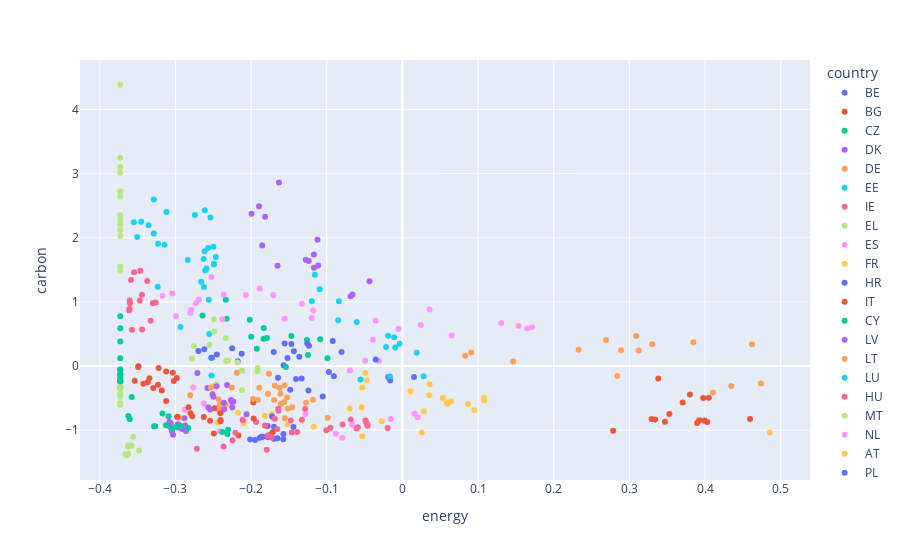

Source (notebook cell):
### Code cell
fig = px.scatter(df_merged_s, x="energy", y="carbon", color="country")
fig.show()

### Figure 1 — Plotly figure (JSON) as saved in the notebook; plotly's stock layout.template omitted (floating-point values rounded to 4 significant figures)
{"data": [{"hovertemplate": "country=BE<br>energy=%{x}<br>carbon=%{y}<extra></extra>", "legendgroup": "BE", "marker": {"color": "#636efa", "symbol": "circle"}, "mode": "markers", "name": "BE", "orientation": "v", "showlegend": true, "type": "scatter", "x": [-0.09208, -0.2177, -0.1701, -0.1571, -0.09715, -0.09068, -0.01622, 0.01527, -0.1332, -0.1407, -0.01876, -0.1645, -0.1483, -0.1242, -0.1053], "xaxis": "x", "y": [0.3893, 0.07391, 0.218, 0.01055, -0.0955, -0.1625, -0.2284, -0.1739, -0.196, -0.2024, -0.1729, -0.1842, -0.3712, -0.3852, -0.4765], "yaxis": "y"}, {"hovertemplate": "country=BG<br>energy=%{x}<br>carbon=%{y}<extra></extra>", "legendgroup": "BG", "marker": {"color": "#EF553B", "symbol": "circle"}, "mode": "markers", "name": "BG", "orientation": "v", "showlegend": true, "type": "scatter", "x": [-0.3223, -0.3294, -0.3539, -0.3493, -0.3345, -0.3181, -0.3023, -0.3034, -0.2982, -0.3123, -0.3366, -0.3232, -0.3123, -0.3426, -0.3489], "xaxis": "x", "y": [-0.03113, -0.3455, -0.232, -0.01661, -0.1935, -0.3838, -0.2354, -0.1064, -0.189, -0.08821, -0.253, -0.2951, -0.5464, -0.2788, -0.004824], "yaxis": "y"}, {"hovertemplate": "country=CZ<br>energy=%{x}<br>carbon=%{y}<extra></extra>", "legendgroup": "CZ", "marker": {"color": "#00cc96", "symbol": "circle"}, "mode": "markers", "name": "CZ", "orientation": "v", "showlegend": true, "type": "scatter", "x": [-0.2335, -0.2324, -0.2643, -0.2018, -0.1833, -0.1999, -0.1791, -0.1086, -0.1468, -0.1262, -0.1835, -0.1925, -0.1541, -0.1249, -0.09915], "xaxis": "x", "y": [1.034, 0.7359, 0.7871, 0.7211, 0.5911, 0.4543, 0.4373, 0.417, 0.4668, 0.408, 0.4245, 0.2676, -0.01623, 0.1717, 0.12], "yaxis": "y"}, {"hovertemplate": "country=DK<br>energy=%{x}<br>carbon=%{y}<extra></extra>", "legendgroup": "DK", "marker": {"color": "#ab63fa", "symbol": "circle"}, "mode": "markers", "name": "DK", "orientation": "v", "showlegend": true, "type": "scatter", "x": [-0.1632, -0.1895, -0.1995, -0.1815, -0.1123, -0.1854, -0.165, -0.1169, -0.1278, -0.1238, -0.117, -0.1113, -0.06856, -0.04358, -0.06597], "xaxis": "x", "y": [2.864, 2.492, 2.375, 2.33, 1.968, 1.877, 1.562, 1.533, 1.656, 1.639, 1.74, 1.566, 1.086, 1.321, 1.115], "yaxis": "y"}, {"hovertemplate": "country=DE<br>energy=%{x}<br>carbon=%{y}<extra></extra>", "legendgroup": "DE", "marker": {"color": "#FFA15A", "symbol": "circle"}, "mode": "markers", "name": "DE", "orientation": "v", "showlegend": true, "type": "scatter", "x": [0.3093, 0.3124, 0.3304, 0.4621, 0.3846, 0.2692, 0.289, 0.2329, 0.09098, 0.08286, 0.1465, 0.284, 0.4105, 0.474, 0.4347], "xaxis": "x", "y": [0.4681, 0.2404, 0.3396, 0.34, 0.3684, 0.4035, 0.2447, 0.2509, 0.209, 0.1598, 0.07049, -0.1583, -0.4137, -0.2737, -0.3128], "yaxis": "y"}, {"hovertemplate": "country=EE<br>energy=%{x}<br>carbon=%{y}<extra></extra>", "legendgroup": "EE", "marker": {"color": "#19d3f3", "symbol": "circle"}, "mode": "markers", "name": "EE", "orientation": "v", "showlegend": true, "type": "scatter", "x": [-0.3506, -0.3235, -0.355, -0.3453, -0.3286, -0.3286, -0.3119, -0.2837, -0.3144, -0.3357, -0.323, -0.2934, -0.2524, -0.253, -0.2554], "xaxis": "x", "y": [2.011, 1.234, 2.243, 2.251, 2.067, 2.598, 2.403, 1.653, 1.891, 2.194, 1.908, 0.6082, -0.1488, 0.1286, 0.5], "yaxis": "y"}, {"hovertemplate": "country=IE<br>energy=%{x}<br>carbon=%{y}<extra></extra>", "legendgroup": "IE", "marker": {"color": "#FF6692", "symbol": "circle"}, "mode": "markers", "name": "IE", "orientation": "v", "showlegend": true, "type": "scatter", "x": [-0.3607, -0.3576, -0.3606, -0.361, -0.3602, -0.33, -0.3263, -0.3443, -0.3587, -0.3547, -0.3465, -0.3373, -0.3442, -0.3329, -0.3471], "xaxis": "x", "y": [0.8936, 0.5635, 1.021, 0.8678, 0.9775, 0.9787, 0.9901, 1.109, 1.341, 1.46, 1.485, 1.325, 0.5702, 0.703, 1.02], "yaxis": "y"}, {"hovertemplate": "country=EL<br>energy=%{x}<br>carbon=%{y}<extra></extra>", "legendgroup": "EL", "marker": {"color": "#B6E880", "symbol": "circle"}, "mode": "markers", "name": "EL", "orientation": "v", "showlegend": true, "type": "scatter", "x": [-0.249, -0.2486, -0.2336, -0.2555, -0.2755, -0.2782, -0.2181, -0.1916, -0.212, -0.2306, -0.233, -0.1918, -0.212, -0.2489, -0.2461], "xaxis": "x", "y": [0.7282, 0.5366, 0.4319, 0.3262, 0.3082, 0.1176, 0.0533, -0.03168, -0.07479, 0.08241, 0.07592, -0.08369, -0.3795, -0.3091, -0.2856], "yaxis": "y"}, {"hovertemplate": "country=ES<br>energy=%{x}<br>carbon=%{y}<extra></extra>", "legendgroup": "ES", "marker": {"color": "#FF97FF", "symbol": "circle"}, "mode": "markers", "name": "ES", "orientation": "v", "showlegend": true, "type": "scatter", "x": [-0.2767, -0.2625, -0.2878, -0.2431, -0.2455, -0.2111, -0.1715, -0.1281, -0.01533, 0.01605, 0.02025, -0.06649, -0.07946, -0.08793, -0.2415], "xaxis": "x", "y": [-0.3364, -0.5869, -0.6836, -0.6476, -0.6667, -0.8314, -0.8137, -0.7505, -0.8272, -0.7468, -0.8011, -0.9165, -1.125, -1.057, -1.02], "yaxis": "y"}, {"hovertemplate": "country=FR<br>energy=%{x}<br>carbon=%{y}<extra></extra>", "legendgroup": "FR", "marker": {"color": "#FECB52", "symbol": "circle"}, "mode": "markers", "name": "FR", "orientation": "v", "showlegend": true, "type": "scatter", "x": [-0.197, -0.06982, -0.05414, -0.2174, -0.173, -0.1817, -0.2441, -0.2099, -0.04713, -0.02722, -0.1518, -0.1171, -0.05314, 0.02543, 0.4856], "xaxis": "x", "y": [-0.5245, -0.6642, -0.6447, -0.731, -0.7498, -0.777, -0.8848, -0.8915, -0.9012, -0.8628, -0.9113, -0.9505, -1.099, -1.039, -1.038], "yaxis": "y"}, {"hovertemplate": "country=HR<br>energy=%{x}<br>carbon=%{y}<extra></extra>", "legendgroup": "HR", "marker": {"color": "#636efa", "symbol": "circle"}, "mode": "markers", "name": "HR", "orientation": "v", "showlegend": true, "type": "scatter", "x": [-0.1724, -0.1783, -0.1697, -0.144, -0.1573, -0.1886, -0.1946, -0.1576, -0.17, -0.1739, -0.1652, -0.1863, -0.2012, -0.1846, -0.1778], "xaxis": "x", "y": [-0.7853, -0.937, -0.9489, -0.9534, -1.062, -1.121, -1.157, -1.143, -1.135, -1.065, -1.127, -1.104, -1.147, -1.105, -1.111], "yaxis": "y"}, {"hovertemplate": "country=IT<br>energy=%{x}<br>carbon=%{y}<extra></extra>", "legendgroup": "IT", "marker": {"color": "#EF553B", "symbol": "circle"}, "mode": "markers", "name": "IT", "orientation": "v", "showlegend": true, "type": "scatter", "x": [0.3381, 0.3977, 0.38, 0.405, 0.3705, 0.353, 0.3924, 0.4596, 0.334, 0.3293, 0.3993, 0.347, 0.2785, 0.3895, 0.4029], "xaxis": "x", "y": [-0.197, -0.4991, -0.4456, -0.4949, -0.572, -0.752, -0.8483, -0.828, -0.8354, -0.8297, -0.8513, -0.8718, -1.011, -0.8898, -0.8746], "yaxis": "y"}, {"hovertemplate": "country=CY<br>energy=%{x}<br>carbon=%{y}<extra></extra>", "legendgroup": "CY", "marker": {"color": "#00cc96", "symbol": "circle"}, "mode": "markers", "name": "CY", "orientation": "v", "showlegend": true, "type": "scatter", "x": [-0.373, -0.373, -0.373, -0.373, -0.373, -0.373, -0.373, -0.373, -0.373, -0.373, -0.373, -0.373, -0.373, -0.373, -0.373], "xaxis": "x", "y": [0.7743, 0.587, 0.3806, 0.1179, -0.1257, -0.3326, -0.1927, -0.2397, -0.1204, -0.05064, -0.05841, -0.1471, -0.2294, -0.2407, -0.2408], "yaxis": "y"}, {"hovertemplate": "country=LV<br>energy=%{x}<br>carbon=%{y}<extra></extra>", "legendgroup": "LV", "marker": {"color": "#ab63fa", "symbol": "circle"}, "mode": "markers", "name": "LV", "orientation": "v", "showlegend": true, "type": "scatter", "x": [-0.297, -0.3033, -0.308, -0.3074, -0.2922, -0.2911, -0.2856, -0.2871, -0.294, -0.3063, -0.2883, -0.2975, -0.3047, -0.2966, -0.2861], "xaxis": "x", "y": [-0.9116, -1.076, -0.8711, -0.9475, -0.9651, -0.9854, -0.9816, -0.929, -0.9322, -0.8987, -0.816, -0.8028, -1.015, -0.9609, -1.015], "yaxis": "y"}, {"hovertemplate": "country=LT<br>energy=%{x}<br>carbon=%{y}<extra></extra>", "legendgroup": "LT", "marker": {"color": "#FFA15A", "symbol": "circle"}, "mode": "markers", "name": "LT", "orientation": "v", "showlegend": true, "type": "scatter", "x": [-0.2805, -0.2947, -0.2392, -0.2406, -0.241, -0.2408, -0.2335, -0.243, -0.1912, -0.1777, -0.1627, -0.1558, -0.1763, -0.1687, -0.1612], "xaxis": "x", "y": [-0.4562, -0.81, -0.7132, -0.6086, -0.6019, -0.6945, -0.6057, -0.5195, -0.5293, -0.4336, -0.3454, -0.3018, -0.1215, -0.3107, -0.4349], "yaxis": "y"}, {"hovertemplate": "country=LU<br>energy=%{x}<br>carbon=%{y}<extra></extra>", "legendgroup": "LU", "marker": {"color": "#19d3f3", "symbol": "circle"}, "mode": "markers", "name": "LU", "orientation": "v", "showlegend": true, "type": "scatter", "x": [-0.2612, -0.2744, -0.2538, -0.2568, -0.2628, -0.2608, -0.259, -0.2499, -0.2466, -0.2491, -0.2493, -0.2614, -0.2659, -0.2624, -0.256], "xaxis": "x", "y": [2.431, 2.354, 2.317, 1.839, 1.668, 1.489, 1.52, 1.86, 1.699, 1.593, 1.581, 1.789, 1.313, 1.231, 1.034], "yaxis": "y"}, {"hovertemplate": "country=HU<br>energy=%{x}<br>carbon=%{y}<extra></extra>", "legendgroup": "HU", "marker": {"color": "#FF6692", "symbol": "circle"}, "mode": "markers", "name": "HU", "orientation": "v", "showlegend": true, "type": "scatter", "x": [-0.1639, -0.1934, -0.211, -0.1329, -0.09515, -0.1006, -0.06062, -0.04661, -0.07909, -0.04877, -0.06825, -0.04795, -0.05903, -0.04608, -0.01953], "xaxis": "x", "y": [-0.701, -0.8755, -0.8472, -0.8393, -0.9644, -1.003, -0.9758, -0.9097, -0.9153, -0.8523, -0.8365, -0.8775, -0.9575, -0.9346, -0.9693], "yaxis": "y"}, {"hovertemplate": "country=MT<br>energy=%{x}<br>carbon=%{y}<extra></extra>", "legendgroup": "MT", "marker": {"color": "#B6E880", "symbol": "circle"}, "mode": "markers", "name": "MT", "orientation": "v", "showlegend": true, "type": "scatter", "x": [-0.373, -0.373, -0.373, -0.373, -0.373, -0.373, -0.373, -0.3558, -0.348, -0.3583, -0.3627, -0.3623, -0.3661, -0.3641, -0.3624], "xaxis": "x", "y": [-0.3667, -0.4832, -0.4364, -0.4333, -0.3347, -0.5837, -0.6045, -1.103, -1.321, -1.248, -1.263, -1.239, -1.38, -1.394, -1.369], "yaxis": "y"}, {"hovertemplate": "country=NL<br>energy=%{x}<br>carbon=%{y}<extra></extra>", "legendgroup": "NL", "marker": {"color": "#FF97FF", "symbol": "circle"}, "mode": "markers", "name": "NL", "orientation": "v", "showlegend": true, "type": "scatter", "x": [0.03578, -0.12, -0.1179, -0.03539, 0.1535, 0.1714, 0.1649, 0.1306, 0.02417, -0.005301, 0.06505, -0.03895, -0.04925, -0.03105, -0.06938], "xaxis": "x", "y": [0.8797, 0.7495, 0.8649, 0.7034, 0.6234, 0.605, 0.5845, 0.6715, 0.6388, 0.5759, 0.4734, 0.4073, 0.08138, 0.07767, -0.07315], "yaxis": "y"}, {"hovertemplate": "country=AT<br>energy=%{x}<br>carbon=%{y}<extra></extra>", "legendgroup": "AT", "marker": {"color": "#FECB52", "symbol": "circle"}, "mode": "markers", "name": "AT", "orientation": "v", "showlegend": true, "type": "scatter", "x": [-0.04889, -0.05304, -0.04704, 0.03594, 0.01061, 0.03566, 0.06435, 0.1082, 0.05869, 0.1078, 0.08669, 0.05347, 0.02851, 0.05984, 0.09519], "xaxis": "x", "y": [-0.1105, -0.3367, -0.2243, -0.2871, -0.397, -0.4572, -0.551, -0.5361, -0.5788, -0.4987, -0.5935, -0.5016, -0.7068, -0.5911, -0.6936], "yaxis": "y"}, {"hovertemplate": "country=PL<br>energy=%{x}<br>carbon=%{y}<extra></extra>", "legendgroup": "PL", "marker": {"color": "#636efa", "symbol": "circle"}, "mode": "markers", "name": "PL", "orientation": "v", "showlegend": true, "type": "scatter", "x": [-0.2251, -0.2518, -0.2697, -0.262, -0.2125, -0.2453, -0.1518, -0.1363, -0.1435, -0.1557, -0.1468, -0.08045, -0.03532, -0.1258, -0.1235], "xaxis": "x", "y": [0.2758, 0.1265, 0.2311, 0.259, 0.1886, 0.1762, 0.1217, 0.1415, 0.2284, 0.3507, 0.3404, 0.2162, 0.1006, 0.3509, 0.3166], "yaxis": "y"}, {"hovertemplate": "country=PT<br>energy=%{x}<br>carbon=%{y}<extra></extra>", "legendgroup": "PT", "marker": {"color": "#EF553B", "symbol": "circle"}, "mode": "markers", "name": "PT", "orientation": "v", "showlegend": true, "type": "scatter", "x": [-0.1971, -0.2486, -0.2778, -0.2626, -0.1967, -0.2404, -0.2544, -0.2408, -0.2974, -0.2829, -0.2802, -0.2404, -0.2493, -0.2167, -0.1714], "xaxis": "x", "y": [-0.5714, -0.6607, -0.7864, -0.7985, -0.8196, -0.8628, -0.8571, -0.7374, -0.7934, -0.646, -0.738, -0.8421, -1.053, -1.086, -1.032], "yaxis": "y"}, {"hovertemplate": "country=RO<br>energy=%{x}<br>carbon=%{y}<extra></extra>", "legendgroup": "RO", "marker": {"color": "#00cc96", "symbol": "circle"}, "mode": "markers", "name": "RO", "orientation": "v", "showlegend": true, "type": "scatter", "x": [-0.3579, -0.3624, -0.3605, -0.3172, -0.3091, -0.3282, -0.327, -0.2995, -0.3046, -0.2937, -0.3125, -0.2831, -0.2379, -0.2306, -0.2313], "xaxis": "x", "y": [-0.4845, -0.783, -0.8318, -0.7418, -0.7839, -0.9396, -0.9424, -0.9524, -0.9752, -0.9357, -0.9249, -0.9706, -1.031, -0.9957, -1.063], "yaxis": "y"}, {"hovertemplate": "country=SI<br>energy=%{x}<br>carbon=%{y}<extra></extra>", "legendgroup": "SI", "marker": {"color": "#ab63fa", "symbol": "circle"}, "mode": "markers", "name": "SI", "orientation": "v", "showlegend": true, "type": "scatter", "x": [-0.2711, -0.2456, -0.2318, -0.2578, -0.251, -0.2499, -0.2542, -0.2249, -0.2361, -0.2235, -0.2268, -0.2253, -0.2564, -0.2357, -0.206], "xaxis": "x", "y": [-0.1115, -0.3175, -0.2997, -0.3447, -0.4427, -0.483, -0.6795, -0.6455, -0.5729, -0.5549, -0.5318, -0.5645, -0.6485, -0.6773, -0.7525], "yaxis": "y"}, {"hovertemplate": "country=SK<br>energy=%{x}<br>carbon=%{y}<extra></extra>", "legendgroup": "SK", "marker": {"color": "#FFA15A", "symbol": "circle"}, "mode": "markers", "name": "SK", "orientation": "v", "showlegend": true, "type": "scatter", "x": [-0.2189, -0.2257, -0.2529, -0.1892, -0.1524, -0.1975, -0.1607, -0.1274, -0.1561, -0.1182, -0.1695, -0.1513, -0.1554, -0.1457, -0.09887], "xaxis": "x", "y": [-0.1053, -0.3377, -0.3375, -0.3407, -0.4924, -0.5178, -0.5956, -0.5766, -0.564, -0.5288, -0.5301, -0.67, -0.8163, -0.6451, -0.8096], "yaxis": "y"}, {"hovertemplate": "country=FI<br>energy=%{x}<br>carbon=%{y}<extra></extra>", "legendgroup": "FI", "marker": {"color": "#19d3f3", "symbol": "circle"}, "mode": "markers", "name": "FI", "orientation": "v", "showlegend": true, "type": "scatter", "x": [-0.1093, -0.1199, -0.1156, -0.08392, -0.06046, -0.08499, -0.01898, -0.02165, -0.01099, -0.009456, -0.003823, 0.01894, -0.0165, 0.02801, -0.05542], "xaxis": "x", "y": [1.196, 1.009, 1.422, 1.008, 0.6855, 0.7125, 0.4718, 0.2949, 0.4461, 0.2875, 0.3473, 0.2054, -0.1653, -0.1616, -0.2134], "yaxis": "y"}, {"hovertemplate": "country=SE<br>energy=%{x}<br>carbon=%{y}<extra></extra>", "legendgroup": "SE", "marker": {"color": "#FF6692", "symbol": "circle"}, "mode": "markers", "name": "SE", "orientation": "v", "showlegend": true, "type": "scatter", "x": [-0.1642, -0.1476, -0.1285, -0.1687, -0.1817, -0.1655, -0.1462, -0.2208, -0.1391, -0.1782, -0.1732, -0.2245, -0.1794, -0.2364, -0.2718], "xaxis": "x", "y": [-0.6695, -0.8511, -0.6695, -0.8244, -0.9307, -0.9845, -1.039, -1.044, -1.03, -1.086, -1.115, -1.159, -1.309, -1.259, -1.291], "yaxis": "y"}, {"hovertemplate": "country=IS<br>energy=%{x}<br>carbon=%{y}<extra></extra>", "legendgroup": "IS", "marker": {"color": "#B6E880", "symbol": "circle"}, "mode": "markers", "name": "IS", "orientation": "v", "showlegend": true, "type": "scatter", "x": [-0.373, -0.373, -0.373, -0.373, -0.373, -0.373, -0.373, -0.373, -0.373, -0.373, -0.373, -0.373, -0.373, -0.373, null], "xaxis": "x", "y": [2.644, 2.207, 2.208, 2.028, 2.119, 2.35, 2.286, 2.722, 3.015, 3.249, 4.388, 3.102, 1.548, 1.485, 2.043], "yaxis": "y"}, {"hovertemplate": "country=NO<br>energy=%{x}<br>carbon=%{y}<extra></extra>", "legendgroup": "NO", "marker": {"color": "#FF97FF", "symbol": "circle"}, "mode": "markers", "name": "NO", "orientation": "v", "showlegend": true, "type": "scatter", "x": [-0.3171, -0.2805, -0.1328, -0.1887, -0.3044, -0.2071, -0.2691, -0.2523, -0.279, -0.273, -0.2365, -0.1708, -0.2994, -0.2382, -0.1557], "xaxis": "x", "y": [1.097, 0.8272, 0.9688, 1.209, 1.13, 1.106, 1.036, 1.388, 0.8746, 0.9768, 1.116, 1.105, 0.7734, 0.7297, 0.7342], "yaxis": "y"}, {"hovertemplate": "country=RS<br>energy=%{x}<br>carbon=%{y}<extra></extra>", "legendgroup": "RS", "marker": {"color": "#FECB52", "symbol": "circle"}, "mode": "markers", "name": "RS", "orientation": "v", "showlegend": true, "type": "scatter", "x": [-0.2277, -0.2881, -0.281, -0.2633, -0.2784, -0.3063, -0.2583, -0.2698, -0.29, -0.2658, -0.2682, -0.2843, -0.29, -0.2587, -0.2347], "xaxis": "x", "y": [null, null, null, null, null, null, null, null, null, null, null, null, null, null, null], "yaxis": "y"}, {"hovertemplate": "country=TR<br>energy=%{x}<br>carbon=%{y}<extra></extra>", "legendgroup": "TR", "marker": {"color": "#636efa", "symbol": "circle"}, "mode": "markers", "name": "TR", "orientation": "v", "showlegend": true, "type": "scatter", "x": [-0.3601, -0.3597, -0.3543, -0.2984, -0.2776, -0.2514, -0.2428, -0.2562, -0.2694, -0.3283, -0.3325, -0.3368, -0.3421, -0.3348, -0.2676], "xaxis": "x", "y": [null, null, null, null, null, null, null, null, null, null, null, null, null, null, null], "yaxis": "y"}], "layout": {"legend": {"title": {"text": "country"}, "tracegroupgap": 0}, "margin": {"t": 60}, "xaxis": {"anchor": "y", "domain": [0, 1], "title": {"text": "energy"}}, "yaxis": {"anchor": "x", "domain": [0, 1], "title": {"text": "carbon"}}}}
